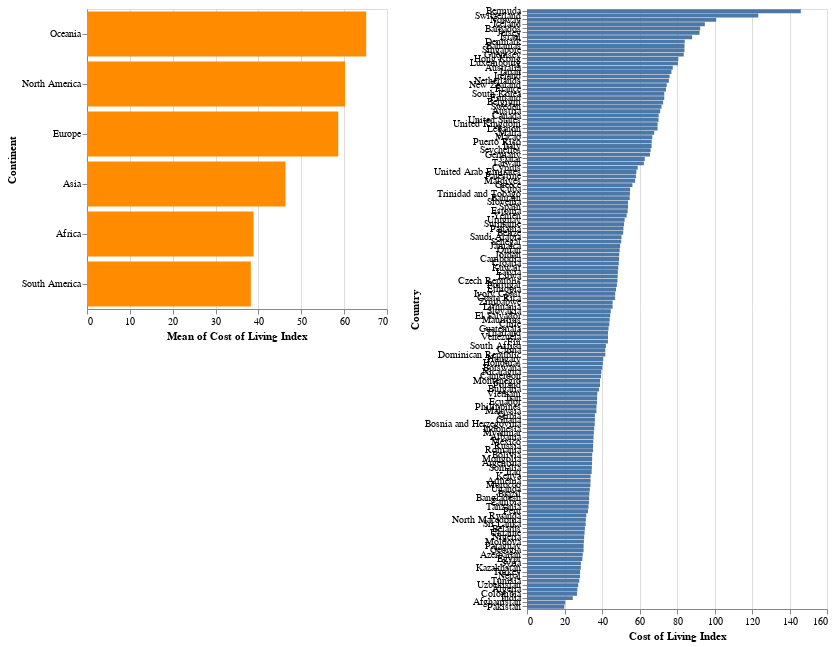

The notebook cell this image was saved under:
### Code cell
selection = alt.selection(type="multi", fields=["Continent"])

base = alt.Chart(cost_data).properties(width=600, height=600)

summary = alt.Chart(cost_data).mark_bar().encode(
    y = alt.X(field='Continent', type='nominal', sort=alt.EncodingSortField(field='Cost of Living Index', op='mean',
                                                                           order = "descending")),
    x = "mean(Cost of Living Index)",
    color = alt.condition(selection, alt.value("darkorange"), alt.value("lightgrey"))
).add_selection(selection).properties(height=300, width=300)

detail = hist = base.mark_bar().encode(
    y = alt.X(field='Country', type='nominal', sort=alt.EncodingSortField(field='Cost of Living Index',
                                                                         order = "descending")), 
    x = "Cost of Living Index"
).transform_filter(selection).properties(height=600, width=300)

summary | detail

### Figure 1 — Vega-Lite specification as saved in the notebook (floating-point values rounded to 4 significant figures; data arrays with more than 128 entries replaced by an {"elided": "..."} marker saying what was removed)
{"config": {"view": {"continuousWidth": 400, "continuousHeight": 300}}, "hconcat": [{"mark": "bar", "encoding": {"color": {"condition": {"value": "darkorange", "selection": "selector015"}, "value": "lightgrey"}, "x": {"aggregate": "mean", "field": "Cost of Living Index", "type": "quantitative"}, "y": {"field": "Continent", "sort": {"field": "Cost of Living Index", "op": "mean", "order": "descending"}, "type": "nominal"}}, "height": 300, "selection": {"selector015": {"type": "multi", "fields": ["Continent"]}}, "width": 300}, {"mark": "bar", "encoding": {"x": {"field": "Cost of Living Index", "type": "quantitative"}, "y": {"field": "Country", "sort": {"field": "Cost of Living Index", "order": "descending"}, "type": "nominal"}}, "height": 600, "transform": [{"filter": {"selection": "selector015"}}], "width": 300}], "data": {"name": "data-d025fb704d3c150c31d307a68eaf4d2f"}, "$schema": "https://vega.github.io/schema/vega-lite/v4.17.0.json", "datasets": {"data-d025fb704d3c150c31d307a68eaf4d2f": {"elided": "138 records"}}}
